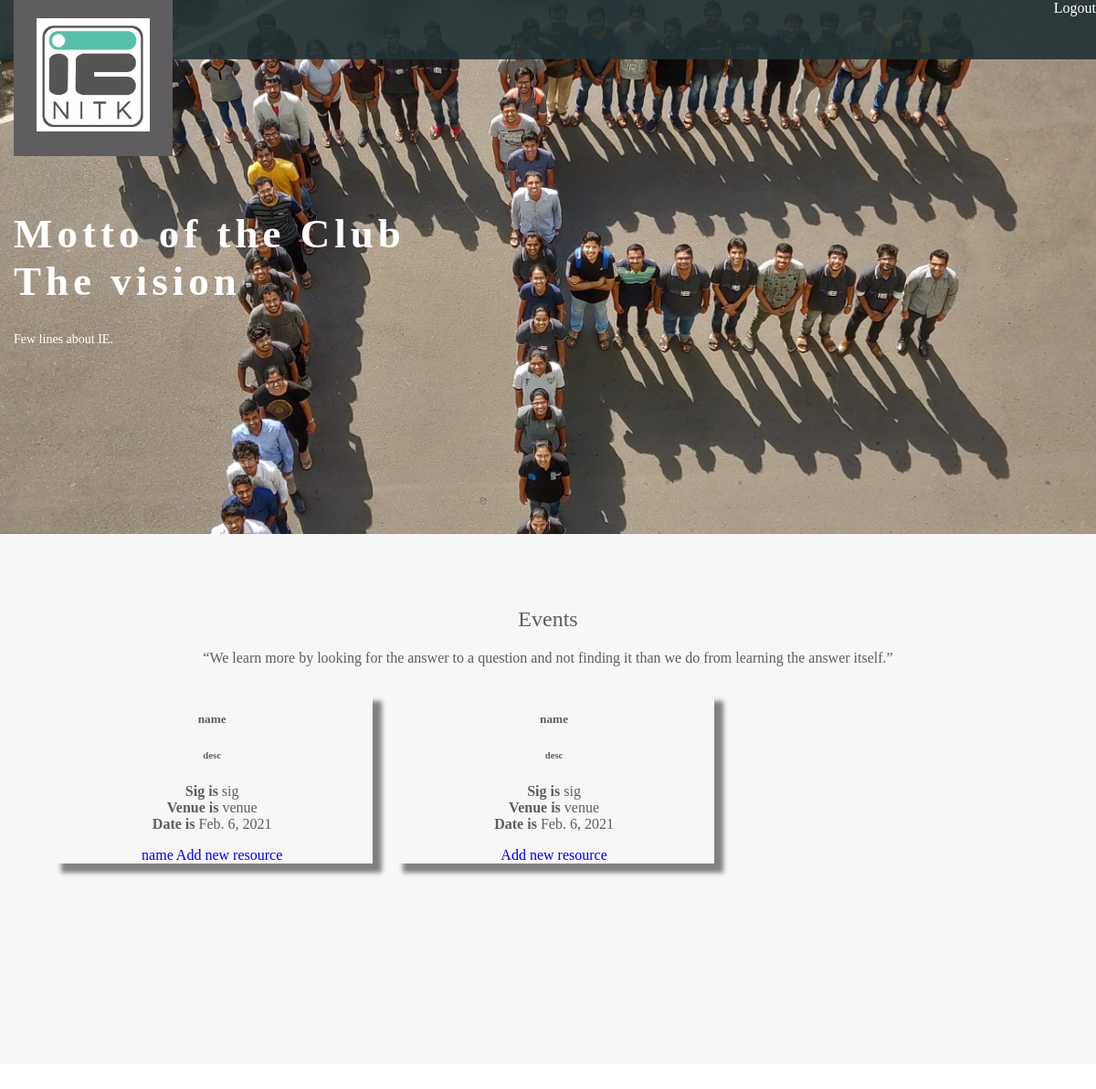
The page / (signed in) on the database as committed earlier.
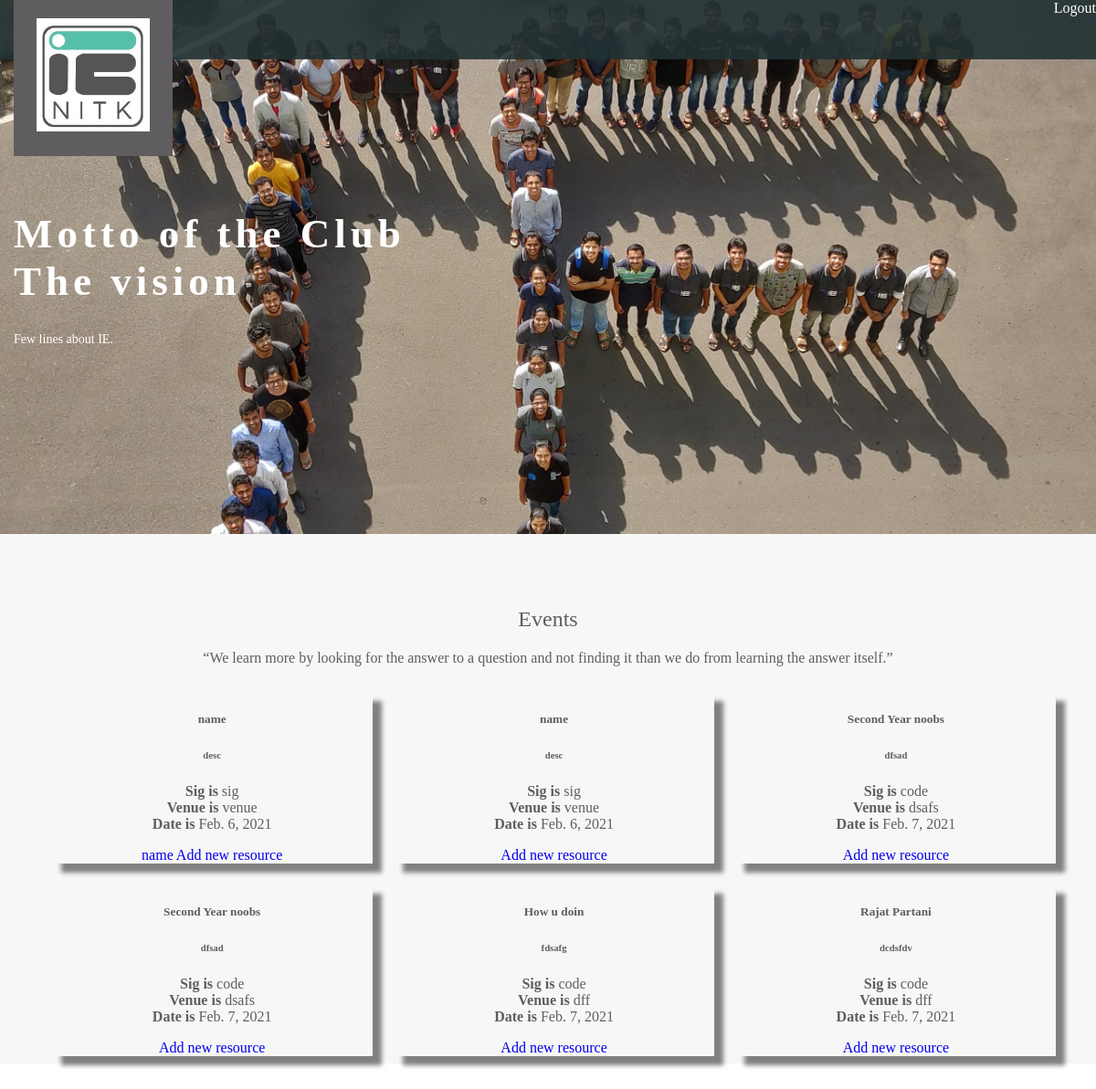
The same page on the database as committed later.
### hack/models.py (models this page shows, shortened)
class Event(models.Model):
    name = models.CharField(max_length=50, null=False,)
    desc = models.TextField(null=False)
    date = models.DateField(auto_now=True)
    mentors = models.ManyToManyField(User)
    venue = models.CharField(max_length=50,null=False)
    sig = models.CharField(max_length=20,null=True)
    active = models.BooleanField(default=False)

class Resource(models.Model):
    name = models.CharField(max_length=50, null=False,)
    link = models.TextField(null=False)
    event = models.ForeignKey(Event, on_delete=models.CASCADE, related_name="resources")
    author= models.ForeignKey(User,on_delete=models.DO_NOTHING)

### hack/views.py (the view)
# urls.py: path('',views.home, name= 'index'),
def home(request):
    if not request.user.is_authenticated:
        return redirect('/login_firebase')
    events = Event.objects.filter(active=True)
    docs = db.collection('users').where("email", "==", email).get()
    if docs:
        pass
    else:
        data = {
            "Name": username,
            "email":email,
        }
        db.collection('users').add(data)
    return render(request, "dashboard.html",{"user": request.user , "events": events,"username":username})

### templates/dashboard.html (shortened to what this page needs)
<!DOCTYPE html>{% load static %}
<html>
<head>
  <link rel="stylesheet" href="{% static 'css/styles.css' %}">
  <link rel="stylesheet" href="https://maxcdn.bootstrapcdn.com/font-awesome/4.4.0/css/font-awesome.min.css">
</head>
<body>
  <header>
    <a href='/logout' style="color:white; float:right"> Logout </a>
    <div class="container">
      <div class="header-left">
          <a href="landingPage.html" style="color: aliceblue;text-decoration: none;"> <img class="logo"  src="{% static 'img/ielogo.jpeg' %}" alt="Logo"></a>
      </div>
    </div>
  </header>
  <div class="top-wrapper" background-image: src="../static/img.jpg";>
    <div class="container">
      <h1>Motto of the Club<br>The vision</h1>
      <p>Few lines about IE.</p>
    </div>
  </div>
  <div class="lesson-wrapper">
    <div class="container">
      <div class="heading">
        <h2>Events</h2>
        <p>“We learn more by looking for the answer to a question and not finding it than we do from learning the answer itself.”
        </p>
        <div class="container">
          {% if not events %}
          <h4> No event present as of now </h4>
          {% else %}
          <div class="container mt-20">
            {% for event in events%}
            <div class="card my-5" style="box-shadow:10px 10px 5px grey; width: 30%; float: left; margin:1%">
                <div class="card-body">
                  <h5 class="card-title">{{event.name}}</h5>
                  <h6 class="card-subtitle mb-2 text-muted">{{event.desc}}</h6>
                  <p class="card-text"><strong>Sig is </strong> {{event.sig}} <br> <strong>Venue is </strong> {{event.venue}} <br> <strong>Date is</strong> {{event.date}}</p>
                  {% for r in event.resources.all %}
                  <a href="{{r.link}}" class="card-link">
                     {{r.name}}
                  </a>
                  {% endfor %}
                  <a href="{% url 'add_resource' event.id %}" class= "card-link">Add new resource</a>
                </div>
              </div>
            {% endfor %}
          </div>
          {% endif %}
      </div>
      </div>
    </div>
  </div>
  <br>
  <br>
  <br>
  <br>
  <br>
</body>
</html>

Rows that differ between the two databases and show on the page:
added Event: name "Second Year noobs", desc "dfsad", sig "code", venue "dsafs", date "Feb. 7, 2021"
added Event: name "Second Year noobs", desc "dfsad", sig "code", venue "dsafs", date "Feb. 7, 2021"
added Event: name "How u doin", desc "fdsafg", sig "code", venue "dff", date "Feb. 7, 2021"
added Event: name "Rajat Partani", desc "dcdsfdv", sig "code", venue "dff", date "Feb. 7, 2021"
